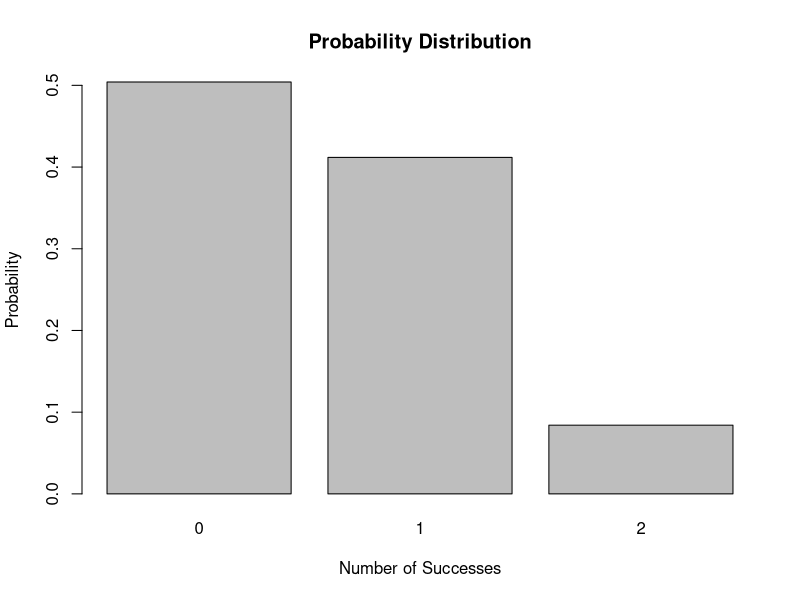
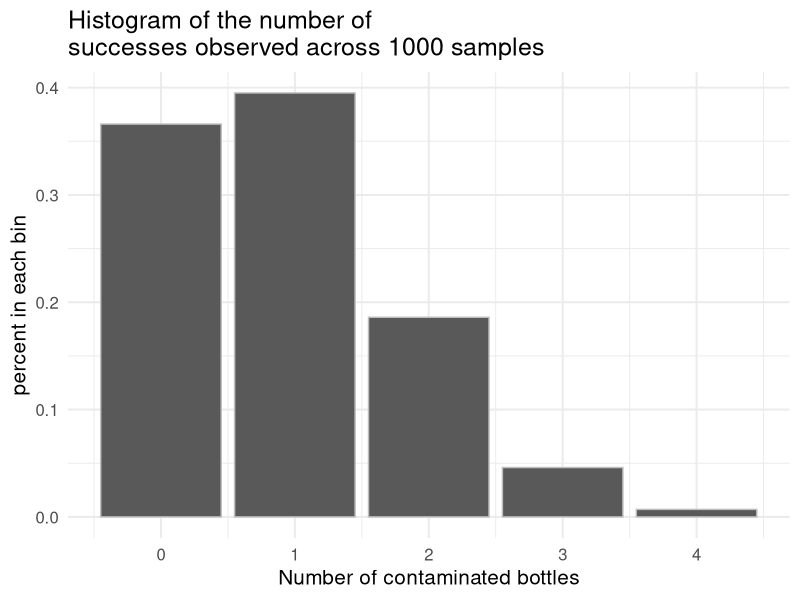

R code for these plots, in order:
## ---- chunk 1
library(knitr) # for include_graphics() 
library(dplyr)
library(jpeg)
library(grid)
library(tidyverse)
## ---- chunk 2
graph <- function(n,p){
  x <- dbinom(0:n,size=n,prob=p)
  return(barplot(x,names.arg=0:n,,xlab="Number of Successes",
     ylab="Probability", main="Probability Distribution"))
}

graph(2,0.29)
## ---- chunk 3
dbinom(1,size=2,prob=0.29)
## ---- chunk 4
container.id <- 1:10000
benzene <- c(rep(0, 9000), rep(1, 1000))
pop_data <- data.frame(container.id, benzene)
## ---- chunk 5
# Calculate the population number of bottles contaminated by benzene and the 
# population mean proportion
pop_stats <- pop_data %>% summarize(pop_num_successes = sum(benzene),
                                    pop_mean = mean(benzene))

pop_stats
## ---- chunk 6
# first sample
set.seed(1)
sample_data <- pop_data %>% sample_n(10)
sample_data %>% summarize(sample_num_successes = sum(benzene),
                          sample_mean = mean(benzene))
## ---- chunk 7
# students, you don't need to understand the new parts of this code (i.e., how
# to write a function, or use `replicate`, `lapply`, or `bind_rows`)

calc_sample_stats <- function(df) {
  df %>% 
    summarize(sample_proportion = mean(benzene),
              sample_num_successes = sum(benzene))
}

many.sample.stats <- replicate(1000, sample_n(pop_data, 10), simplify = F) %>%
  lapply(., calc_sample_stats) %>%
  bind_rows() %>%
  mutate(sample.id = 1:n())
## ---- chunk 8
head(many.sample.stats)
## ---- chunk 9
aggregated.stats <- many.sample.stats %>% 
  group_by(sample_num_successes) %>% 
  summarize(percent = n()/1000)
## ---- chunk 10
aggregated.stats
## ---- chunk 11
# note: We want a histogram, but R is interpreting these data as a bar chart
# this is, we don't want space between the bars because the x variable is quantitative. 

ggplot(aggregated.stats, aes(x = as.numeric(sample_num_successes), y = percent)) + 
  geom_histogram(col = "grey", stat = "identity") +
  theme_minimal(base_size = 15) + 
  labs(title = "Histogram of the number of \nsuccesses observed across 1000 samples",
       x = "Number of contaminated bottles", y = "percent in each bin") +
  scale_x_continuous(labels = 0:5, breaks = 0:5)
## ---- chunk 12
dbinom(x = 1, size = 10, prob = 0.1)
## ---- chunk 13
choose(10, 2)
## ---- chunk 14
#fill in during class
